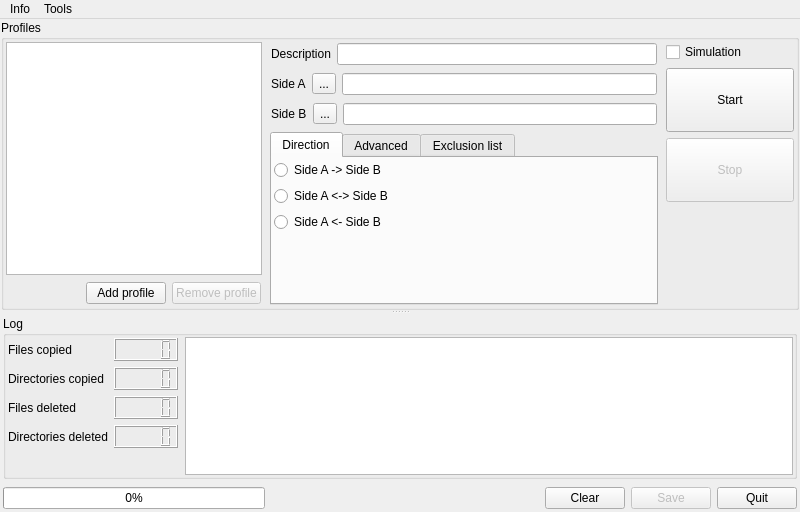
<?xml version="1.0" encoding="UTF-8"?>
<ui version="4.0">
 <class>QFMainWindow</class>
 <widget class="QMainWindow" name="QFMainWindow">
  <property name="geometry">
   <rect>
    <x>0</x>
    <y>0</y>
    <width>800</width>
    <height>512</height>
   </rect>
  </property>
  <property name="windowTitle">
   <string>BackupTo</string>
  </property>
  <property name="windowIcon">
   <iconset resource="ResourceFile.qrc">
    <normaloff>:/Icons/BackupTo.png</normaloff>:/Icons/BackupTo.png</iconset>
  </property>
  <widget class="QWidget" name="centralWidget">
   <layout class="QVBoxLayout" name="verticalLayout_2">
    <property name="leftMargin">
     <number>1</number>
    </property>
    <property name="topMargin">
     <number>1</number>
    </property>
    <property name="rightMargin">
     <number>1</number>
    </property>
    <property name="bottomMargin">
     <number>1</number>
    </property>
    <item>
     <widget class="QSplitter" name="splitter">
      <property name="orientation">
       <enum>Qt::Vertical</enum>
      </property>
      <widget class="QGroupBox" name="groupBox_2">
       <property name="title">
        <string>Profiles</string>
       </property>
       <layout class="QHBoxLayout" name="horizontalLayout_11" stretch="0,1,0">
        <property name="leftMargin">
         <number>1</number>
        </property>
        <property name="topMargin">
         <number>1</number>
        </property>
        <property name="rightMargin">
         <number>1</number>
        </property>
        <property name="bottomMargin">
         <number>1</number>
        </property>
        <item>
         <widget class="QWidget" name="widget_9" native="true">
          <layout class="QVBoxLayout" name="verticalLayout_5">
           <property name="leftMargin">
            <number>1</number>
           </property>
           <property name="topMargin">
            <number>1</number>
           </property>
           <property name="rightMargin">
            <number>1</number>
           </property>
           <property name="bottomMargin">
            <number>1</number>
           </property>
           <item>
            <widget class="QListWidget" name="QLWProfiles">
             <property name="alternatingRowColors">
              <bool>true</bool>
             </property>
            </widget>
           </item>
           <item>
            <widget class="QWidget" name="widget" native="true">
             <layout class="QHBoxLayout" name="horizontalLayout_2">
              <property name="leftMargin">
               <number>1</number>
              </property>
              <property name="topMargin">
               <number>1</number>
              </property>
              <property name="rightMargin">
               <number>1</number>
              </property>
              <property name="bottomMargin">
               <number>1</number>
              </property>
              <item>
               <spacer name="horizontalSpacer_2">
                <property name="orientation">
                 <enum>Qt::Horizontal</enum>
                </property>
                <property name="sizeHint" stdset="0">
                 <size>
                  <width>40</width>
                  <height>20</height>
                 </size>
                </property>
               </spacer>
              </item>
              <item>
               <widget class="QPushButton" name="QPBProfileAdd">
                <property name="text">
                 <string>Add profile</string>
                </property>
                <property name="icon">
                 <iconset resource="ResourceFile.qrc">
                  <normaloff>:/Icons/Icons/Button-Add-icon.png</normaloff>:/Icons/Icons/Button-Add-icon.png</iconset>
                </property>
               </widget>
              </item>
              <item>
               <widget class="QPushButton" name="QPBProfileRemove">
                <property name="enabled">
                 <bool>false</bool>
                </property>
                <property name="text">
                 <string>Remove profile</string>
                </property>
                <property name="icon">
                 <iconset>
                  <normaloff>:/Icone/Icone/Cancel-icon.png</normaloff>:/Icone/Icone/Cancel-icon.png</iconset>
                </property>
               </widget>
              </item>
             </layout>
            </widget>
           </item>
          </layout>
         </widget>
        </item>
        <item>
         <widget class="QWidget" name="widget_2" native="true">
          <property name="enabled">
           <bool>true</bool>
          </property>
          <layout class="QVBoxLayout" name="verticalLayout">
           <property name="leftMargin">
            <number>1</number>
           </property>
           <property name="topMargin">
            <number>1</number>
           </property>
           <property name="rightMargin">
            <number>1</number>
           </property>
           <property name="bottomMargin">
            <number>1</number>
           </property>
           <item>
            <widget class="QWidget" name="widget_6" native="true">
             <layout class="QHBoxLayout" name="horizontalLayout_6">
              <property name="leftMargin">
               <number>1</number>
              </property>
              <property name="topMargin">
               <number>1</number>
              </property>
              <property name="rightMargin">
               <number>1</number>
              </property>
              <property name="bottomMargin">
               <number>1</number>
              </property>
              <item>
               <widget class="QLabel" name="label">
                <property name="text">
                 <string>Description</string>
                </property>
               </widget>
              </item>
              <item>
               <widget class="QLineEdit" name="QLEDescription">
                <property name="enabled">
                 <bool>true</bool>
                </property>
               </widget>
              </item>
             </layout>
            </widget>
           </item>
           <item>
            <widget class="QWidget" name="widget_5" native="true">
             <layout class="QHBoxLayout" name="horizontalLayout_5" stretch="0,0,1">
              <property name="leftMargin">
               <number>1</number>
              </property>
              <property name="topMargin">
               <number>1</number>
              </property>
              <property name="rightMargin">
               <number>1</number>
              </property>
              <property name="bottomMargin">
               <number>1</number>
              </property>
              <item>
               <widget class="QLabel" name="label_2">
                <property name="text">
                 <string>Side A</string>
                </property>
               </widget>
              </item>
              <item>
               <widget class="QToolButton" name="QTBSideA">
                <property name="enabled">
                 <bool>true</bool>
                </property>
                <property name="text">
                 <string>...</string>
                </property>
               </widget>
              </item>
              <item>
               <widget class="QLineEdit" name="QLESideA">
                <property name="enabled">
                 <bool>true</bool>
                </property>
               </widget>
              </item>
             </layout>
            </widget>
           </item>
           <item>
            <widget class="QWidget" name="widget_4" native="true">
             <layout class="QHBoxLayout" name="horizontalLayout_4" stretch="0,0,1">
              <property name="leftMargin">
               <number>1</number>
              </property>
              <property name="topMargin">
               <number>1</number>
              </property>
              <property name="rightMargin">
               <number>1</number>
              </property>
              <property name="bottomMargin">
               <number>1</number>
              </property>
              <item>
               <widget class="QLabel" name="label_3">
                <property name="text">
                 <string>Side B</string>
                </property>
               </widget>
              </item>
              <item>
               <widget class="QToolButton" name="QTBSideB">
                <property name="enabled">
                 <bool>true</bool>
                </property>
                <property name="text">
                 <string>...</string>
                </property>
               </widget>
              </item>
              <item>
               <widget class="QLineEdit" name="QLESideB">
                <property name="enabled">
                 <bool>true</bool>
                </property>
               </widget>
              </item>
             </layout>
            </widget>
           </item>
           <item>
            <widget class="QTabWidget" name="tabWidget_2">
             <property name="enabled">
              <bool>true</bool>
             </property>
             <property name="currentIndex">
              <number>0</number>
             </property>
             <widget class="QWidget" name="tab_10">
              <attribute name="title">
               <string>Direction</string>
              </attribute>
              <layout class="QVBoxLayout" name="verticalLayout_16">
               <property name="leftMargin">
                <number>1</number>
               </property>
               <property name="topMargin">
                <number>1</number>
               </property>
               <property name="rightMargin">
                <number>1</number>
               </property>
               <property name="bottomMargin">
                <number>1</number>
               </property>
               <item>
                <layout class="QVBoxLayout" name="verticalLayout_18">
                 <property name="leftMargin">
                  <number>1</number>
                 </property>
                 <property name="topMargin">
                  <number>1</number>
                 </property>
                 <property name="rightMargin">
                  <number>1</number>
                 </property>
                 <property name="bottomMargin">
                  <number>1</number>
                 </property>
                 <item>
                  <widget class="QRadioButton" name="QRBSideAToSideB">
                   <property name="enabled">
                    <bool>true</bool>
                   </property>
                   <property name="text">
                    <string>Side A -&gt; Side B</string>
                   </property>
                  </widget>
                 </item>
                 <item>
                  <widget class="QRadioButton" name="QRBSideAEqualToSideB">
                   <property name="enabled">
                    <bool>true</bool>
                   </property>
                   <property name="text">
                    <string>Side A &lt;-&gt; Side B</string>
                   </property>
                  </widget>
                 </item>
                 <item>
                  <widget class="QRadioButton" name="QRBSideBToSideA">
                   <property name="enabled">
                    <bool>true</bool>
                   </property>
                   <property name="text">
                    <string>Side A &lt;- Side B</string>
                   </property>
                  </widget>
                 </item>
                 <item>
                  <spacer name="verticalSpacer_2">
                   <property name="orientation">
                    <enum>Qt::Vertical</enum>
                   </property>
                   <property name="sizeHint" stdset="0">
                    <size>
                     <width>20</width>
                     <height>40</height>
                    </size>
                   </property>
                  </spacer>
                 </item>
                </layout>
               </item>
              </layout>
             </widget>
             <widget class="QWidget" name="tab_11">
              <attribute name="title">
               <string>Advanced</string>
              </attribute>
              <layout class="QVBoxLayout" name="verticalLayout_19">
               <property name="leftMargin">
                <number>1</number>
               </property>
               <property name="topMargin">
                <number>1</number>
               </property>
               <property name="rightMargin">
                <number>1</number>
               </property>
               <property name="bottomMargin">
                <number>1</number>
               </property>
               <item>
                <layout class="QVBoxLayout" name="verticalLayout_17">
                 <property name="leftMargin">
                  <number>1</number>
                 </property>
                 <property name="topMargin">
                  <number>1</number>
                 </property>
                 <property name="rightMargin">
                  <number>1</number>
                 </property>
                 <property name="bottomMargin">
                  <number>1</number>
                 </property>
                 <item>
                  <widget class="QCheckBox" name="QCBIgnoreFileDate">
                   <property name="enabled">
                    <bool>true</bool>
                   </property>
                   <property name="text">
                    <string>Ignore File Date</string>
                   </property>
                  </widget>
                 </item>
                 <item>
                  <widget class="QCheckBox" name="QCBDeleteFilesOnTargetSide">
                   <property name="enabled">
                    <bool>true</bool>
                   </property>
                   <property name="text">
                    <string>Delete files on target side</string>
                   </property>
                  </widget>
                 </item>
                 <item>
                  <spacer name="verticalSpacer">
                   <property name="orientation">
                    <enum>Qt::Vertical</enum>
                   </property>
                   <property name="sizeHint" stdset="0">
                    <size>
                     <width>20</width>
                     <height>40</height>
                    </size>
                   </property>
                  </spacer>
                 </item>
                </layout>
               </item>
              </layout>
             </widget>
             <widget class="QWidget" name="tab_12">
              <attribute name="title">
               <string>Exclusion list</string>
              </attribute>
              <layout class="QVBoxLayout" name="verticalLayout_20">
               <property name="leftMargin">
                <number>1</number>
               </property>
               <property name="topMargin">
                <number>1</number>
               </property>
               <property name="rightMargin">
                <number>1</number>
               </property>
               <property name="bottomMargin">
                <number>1</number>
               </property>
               <item>
                <widget class="QListWidget" name="QLWExclusionList"/>
               </item>
               <item>
                <widget class="QWidget" name="widget_19" native="true">
                 <layout class="QHBoxLayout" name="horizontalLayout_17">
                  <property name="leftMargin">
                   <number>1</number>
                  </property>
                  <property name="topMargin">
                   <number>1</number>
                  </property>
                  <property name="rightMargin">
                   <number>1</number>
                  </property>
                  <property name="bottomMargin">
                   <number>1</number>
                  </property>
                  <item>
                   <spacer name="horizontalSpacer_6">
                    <property name="orientation">
                     <enum>Qt::Horizontal</enum>
                    </property>
                    <property name="sizeHint" stdset="0">
                     <size>
                      <width>40</width>
                      <height>20</height>
                     </size>
                    </property>
                   </spacer>
                  </item>
                  <item>
                   <widget class="QToolButton" name="QTBExclusionListAdd">
                    <property name="enabled">
                     <bool>true</bool>
                    </property>
                    <property name="text">
                     <string>+</string>
                    </property>
                    <property name="popupMode">
                     <enum>QToolButton::InstantPopup</enum>
                    </property>
                   </widget>
                  </item>
                  <item>
                   <widget class="QToolButton" name="QTBExclusionListRemove">
                    <property name="enabled">
                     <bool>false</bool>
                    </property>
                    <property name="text">
                     <string>-</string>
                    </property>
                    <property name="popupMode">
                     <enum>QToolButton::InstantPopup</enum>
                    </property>
                   </widget>
                  </item>
                 </layout>
                </widget>
               </item>
              </layout>
             </widget>
            </widget>
           </item>
          </layout>
         </widget>
        </item>
        <item>
         <widget class="QWidget" name="widget_12" native="true">
          <layout class="QVBoxLayout" name="verticalLayout_6">
           <property name="leftMargin">
            <number>1</number>
           </property>
           <property name="topMargin">
            <number>1</number>
           </property>
           <property name="rightMargin">
            <number>1</number>
           </property>
           <property name="bottomMargin">
            <number>1</number>
           </property>
           <item>
            <widget class="QCheckBox" name="QCBSimulation">
             <property name="text">
              <string>Simulation</string>
             </property>
             <property name="checked">
              <bool>false</bool>
             </property>
            </widget>
           </item>
           <item>
            <widget class="QPushButton" name="QPBStart">
             <property name="minimumSize">
              <size>
               <width>128</width>
               <height>64</height>
              </size>
             </property>
             <property name="text">
              <string>Start</string>
             </property>
             <property name="icon">
              <iconset resource="ResourceFile.qrc">
               <normaloff>:/Icons/Icons/start-icon.png</normaloff>:/Icons/Icons/start-icon.png</iconset>
             </property>
            </widget>
           </item>
           <item>
            <widget class="QPushButton" name="QPBStop">
             <property name="enabled">
              <bool>false</bool>
             </property>
             <property name="minimumSize">
              <size>
               <width>128</width>
               <height>64</height>
              </size>
             </property>
             <property name="text">
              <string>Stop</string>
             </property>
             <property name="icon">
              <iconset resource="ResourceFile.qrc">
               <normaloff>:/Icons/Icons/Stop-Normal-Red-icon.png</normaloff>:/Icons/Icons/Stop-Normal-Red-icon.png</iconset>
             </property>
            </widget>
           </item>
           <item>
            <widget class="QLabel" name="QLUpdate">
             <property name="text">
              <string/>
             </property>
             <property name="alignment">
              <set>Qt::AlignCenter</set>
             </property>
            </widget>
           </item>
           <item>
            <spacer name="verticalSpacer_5">
             <property name="orientation">
              <enum>Qt::Vertical</enum>
             </property>
             <property name="sizeHint" stdset="0">
              <size>
               <width>20</width>
               <height>40</height>
              </size>
             </property>
            </spacer>
           </item>
          </layout>
         </widget>
        </item>
       </layout>
      </widget>
      <widget class="QWidget" name="widget_11" native="true">
       <layout class="QVBoxLayout" name="verticalLayout_4">
        <property name="leftMargin">
         <number>1</number>
        </property>
        <property name="topMargin">
         <number>1</number>
        </property>
        <property name="rightMargin">
         <number>1</number>
        </property>
        <property name="bottomMargin">
         <number>1</number>
        </property>
        <item>
         <widget class="QWidget" name="widget_7" native="true">
          <layout class="QHBoxLayout" name="horizontalLayout_3">
           <property name="leftMargin">
            <number>1</number>
           </property>
           <property name="topMargin">
            <number>1</number>
           </property>
           <property name="rightMargin">
            <number>1</number>
           </property>
           <property name="bottomMargin">
            <number>1</number>
           </property>
           <item>
            <widget class="QGroupBox" name="groupBox">
             <property name="title">
              <string>Log</string>
             </property>
             <layout class="QHBoxLayout" name="horizontalLayout_7">
              <property name="leftMargin">
               <number>1</number>
              </property>
              <property name="topMargin">
               <number>1</number>
              </property>
              <property name="rightMargin">
               <number>1</number>
              </property>
              <property name="bottomMargin">
               <number>1</number>
              </property>
              <item>
               <widget class="QWidget" name="widget_8" native="true">
                <layout class="QGridLayout" name="gridLayout">
                 <property name="leftMargin">
                  <number>1</number>
                 </property>
                 <property name="topMargin">
                  <number>1</number>
                 </property>
                 <property name="rightMargin">
                  <number>1</number>
                 </property>
                 <property name="bottomMargin">
                  <number>1</number>
                 </property>
                 <item row="2" column="0">
                  <widget class="QLabel" name="label_4">
                   <property name="text">
                    <string>Files deleted</string>
                   </property>
                  </widget>
                 </item>
                 <item row="0" column="1">
                  <widget class="QLCDNumber" name="QLCDNFilesCopied"/>
                 </item>
                 <item row="0" column="0">
                  <widget class="QLabel" name="label_5">
                   <property name="text">
                    <string>Files copied</string>
                   </property>
                  </widget>
                 </item>
                 <item row="1" column="1">
                  <widget class="QLCDNumber" name="QLCDNDirectoriesCopied"/>
                 </item>
                 <item row="2" column="1">
                  <widget class="QLCDNumber" name="QLCDNFilesDeleted"/>
                 </item>
                 <item row="1" column="0">
                  <widget class="QLabel" name="label_6">
                   <property name="text">
                    <string>Directories copied</string>
                   </property>
                  </widget>
                 </item>
                 <item row="3" column="0">
                  <widget class="QLabel" name="label_7">
                   <property name="text">
                    <string>Directories deleted</string>
                   </property>
                  </widget>
                 </item>
                 <item row="3" column="1">
                  <widget class="QLCDNumber" name="QLCDNDirectorieDeleted"/>
                 </item>
                 <item row="4" column="1">
                  <spacer name="verticalSpacer_3">
                   <property name="orientation">
                    <enum>Qt::Vertical</enum>
                   </property>
                   <property name="sizeHint" stdset="0">
                    <size>
                     <width>20</width>
                     <height>40</height>
                    </size>
                   </property>
                  </spacer>
                 </item>
                </layout>
               </widget>
              </item>
              <item>
               <widget class="QListView" name="QLVLog">
                <property name="alternatingRowColors">
                 <bool>true</bool>
                </property>
                <property name="selectionBehavior">
                 <enum>QAbstractItemView::SelectRows</enum>
                </property>
               </widget>
              </item>
             </layout>
            </widget>
           </item>
          </layout>
         </widget>
        </item>
        <item>
         <widget class="QWidget" name="widget_3" native="true">
          <layout class="QHBoxLayout" name="horizontalLayout">
           <property name="leftMargin">
            <number>1</number>
           </property>
           <property name="topMargin">
            <number>1</number>
           </property>
           <property name="rightMargin">
            <number>1</number>
           </property>
           <property name="bottomMargin">
            <number>1</number>
           </property>
           <item>
            <widget class="QProgressBar" name="QPBFile">
             <property name="value">
              <number>0</number>
             </property>
            </widget>
           </item>
           <item>
            <widget class="QLabel" name="QLFile">
             <property name="text">
              <string/>
             </property>
            </widget>
           </item>
           <item>
            <spacer name="horizontalSpacer">
             <property name="orientation">
              <enum>Qt::Horizontal</enum>
             </property>
             <property name="sizeHint" stdset="0">
              <size>
               <width>40</width>
               <height>20</height>
              </size>
             </property>
            </spacer>
           </item>
           <item>
            <widget class="QPushButton" name="QPBClear">
             <property name="text">
              <string>Clear</string>
             </property>
            </widget>
           </item>
           <item>
            <widget class="QPushButton" name="QPBSave">
             <property name="enabled">
              <bool>false</bool>
             </property>
             <property name="text">
              <string>Save</string>
             </property>
             <property name="icon">
              <iconset resource="ResourceFile.qrc">
               <normaloff>:/Icons/Icons/Save-icon.png</normaloff>:/Icons/Icons/Save-icon.png</iconset>
             </property>
            </widget>
           </item>
           <item>
            <widget class="QPushButton" name="QPBQuit">
             <property name="text">
              <string>Quit</string>
             </property>
             <property name="icon">
              <iconset resource="ResourceFile.qrc">
               <normaloff>:/Icons/Icons/Cancel-icon.png</normaloff>:/Icons/Icons/Cancel-icon.png</iconset>
             </property>
            </widget>
           </item>
          </layout>
         </widget>
        </item>
       </layout>
      </widget>
     </widget>
    </item>
   </layout>
  </widget>
  <widget class="QMenuBar" name="menuBar">
   <property name="geometry">
    <rect>
     <x>0</x>
     <y>0</y>
     <width>800</width>
     <height>19</height>
    </rect>
   </property>
   <widget class="QMenu" name="menuAuthor">
    <property name="title">
     <string>Info</string>
    </property>
    <addaction name="QAAuthor"/>
    <addaction name="QAVersion"/>
    <addaction name="QAQtVersion"/>
    <addaction name="separator"/>
    <addaction name="QAQuit"/>
   </widget>
   <widget class="QMenu" name="menuTools">
    <property name="title">
     <string>Tools</string>
    </property>
    <addaction name="QAFileAttributesChange"/>
    <addaction name="QADirectoryEmpty"/>
   </widget>
   <addaction name="menuAuthor"/>
   <addaction name="menuTools"/>
  </widget>
  <action name="QAAuthor">
   <property name="text">
    <string>Author</string>
   </property>
  </action>
  <action name="QAVersion">
   <property name="text">
    <string>Version</string>
   </property>
  </action>
  <action name="QAQtVersion">
   <property name="text">
    <string>Qt version</string>
   </property>
  </action>
  <action name="QAQuit">
   <property name="text">
    <string>Quit</string>
   </property>
  </action>
  <action name="QAFileAttributesChange">
   <property name="text">
    <string>Change file or directory attributes</string>
   </property>
  </action>
  <action name="QADirectoryEmpty">
   <property name="text">
    <string>Directory empty</string>
   </property>
  </action>
 </widget>
 <layoutdefault spacing="6" margin="11"/>
 <tabstops>
  <tabstop>QLWProfiles</tabstop>
  <tabstop>QPBProfileAdd</tabstop>
  <tabstop>QPBProfileRemove</tabstop>
  <tabstop>QLEDescription</tabstop>
  <tabstop>QTBSideA</tabstop>
  <tabstop>QLESideA</tabstop>
  <tabstop>QTBSideB</tabstop>
  <tabstop>QLESideB</tabstop>
  <tabstop>tabWidget_2</tabstop>
  <tabstop>QRBSideAToSideB</tabstop>
  <tabstop>QRBSideAEqualToSideB</tabstop>
  <tabstop>QRBSideBToSideA</tabstop>
  <tabstop>QCBIgnoreFileDate</tabstop>
  <tabstop>QCBDeleteFilesOnTargetSide</tabstop>
  <tabstop>QLWExclusionList</tabstop>
  <tabstop>QTBExclusionListAdd</tabstop>
  <tabstop>QTBExclusionListRemove</tabstop>
  <tabstop>QCBSimulation</tabstop>
  <tabstop>QPBStart</tabstop>
  <tabstop>QPBStop</tabstop>
  <tabstop>QLVLog</tabstop>
  <tabstop>QPBClear</tabstop>
  <tabstop>QPBSave</tabstop>
  <tabstop>QPBQuit</tabstop>
 </tabstops>
 <resources>
  <include location="ResourceFile.qrc"/>
 </resources>
 <connections/>
</ui>
